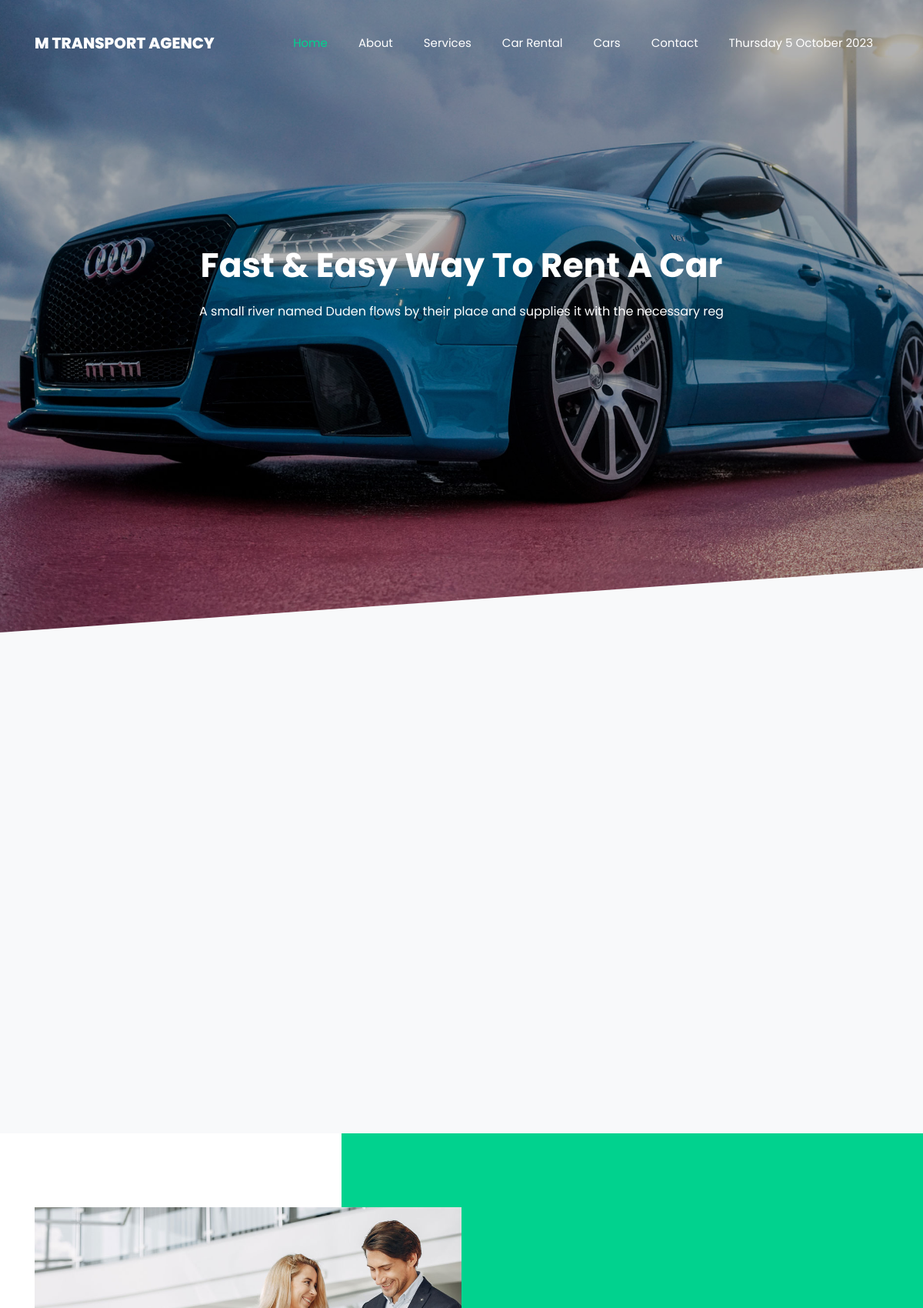
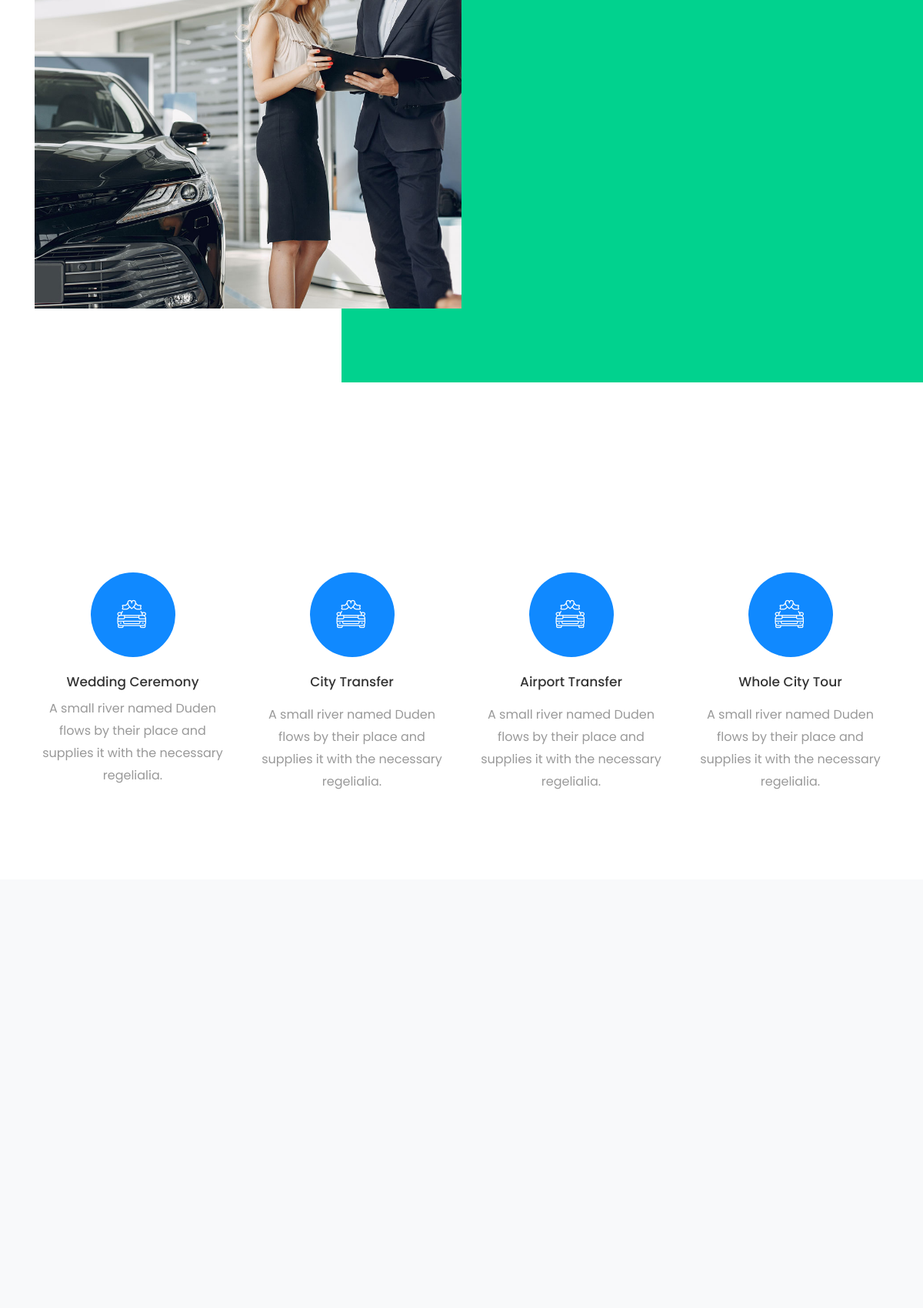
The page / (upper part) on the database its author committed (2 pictures, top to bottom).
### tables this page shows
CREATE TABLE `sitesetting` (
  `id` int(11) NOT NULL,
  `logo` varchar(255) NOT NULL,
  `email` varchar(255) NOT NULL,
  `address` varchar(500) NOT NULL,
  `phone` varchar(266) NOT NULL,
  `name` varchar(122) NOT NULL,
  `whatsapp` varchar(266) NOT NULL,
  `imo` varchar(266) NOT NULL
);

CREATE TABLE `bannerimage` (
  `id` int(11) NOT NULL,
  `image` varchar(255) NOT NULL,
  `title` varchar(30) NOT NULL,
  `description` varchar(90) DEFAULT NULL,
  `assiognFor` varchar(15) NOT NULL
);

CREATE TABLE `aboutus` (
  `id` int(11) NOT NULL,
  `image` varchar(244) NOT NULL,
  `title` varchar(25) NOT NULL,
  `text` longtext NOT NULL
);

CREATE TABLE `services` (
  `id` int(11) NOT NULL,
  `title` varchar(21) NOT NULL,
  `shortDesctiption` varchar(300) NOT NULL
);

### index.php (called while the page is built, shortened)
    <?php include 'header.php'?>
   <?php include 'topBanner.php'?>
    <?php include 'buyCars.php'?>
    <?php include 'aboutUs.php'?>
		<?php include 'service.php'?>
    <?php include 'testimonial.php'?>
<?php include 'footer.php'?>

### service.php (the view, shortened to what this page needs)
<section class="ftco-section">
			<div class="container">
				<div class="row justify-content-center mb-5">
        </div>
				<div class="row">
				<?php
                            $sql = "SELECT * FROM services ORDER BY id ASC";
                            $result = $conn->query($sql);
                            if ($result->num_rows > 0) {
                                while ($row = $result->fetch_assoc()) {
                            ?>
					<div class="col-md-3">
						<div class="services services-2 w-100 text-center">
            	<div class="icon d-flex align-items-center justify-content-center"><span class="flaticon-wedding-car"></span></div>
            	<div class="text w-100">
                <h3 class="heading mb-2"><?php echo $row['title']?></h3>
                <p><?php echo $row['shortDesctiption']?></p>
              </div>
            </div>
					</div>
					<?php }}?>
				</div>
			</div>
	</section>

### header.php (shortened to what this page needs)
<?php include 'config.php';
$sql = "SELECT * FROM sitesetting ORDER BY id ASC";
$result = $conn->query($sql);
if ($result->num_rows > 0) {
    while ($row = $result->fetch_assoc()) {
     $name=$row['name'];
    }}
?>
<!DOCTYPE html>
<html lang="en">
  <head>
    <link rel="stylesheet" href="css/open-iconic-bootstrap.min.css">
    <link rel="stylesheet" href="css/animate.css">
    <link rel="stylesheet" href="css/owl.carousel.min.css">
    <link rel="stylesheet" href="css/owl.theme.default.min.css">
    <link rel="stylesheet" href="css/magnific-popup.css">
    <link rel="stylesheet" href="css/aos.css">
    <link rel="stylesheet" href="css/ionicons.min.css">
    <link rel="stylesheet" href="css/bootstrap-datepicker.css">
    <link rel="stylesheet" href="css/jquery.timepicker.css">
    <link rel="stylesheet" href="css/flaticon.css">
    <link rel="stylesheet" href="css/icomoon.css">
    <link rel="stylesheet" href="css/style.css">
    <link rel="stylesheet" href="https://cdnjs.cloudflare.com/ajax/libs/font-awesome/6.4.2/css/all.min.css" />
  </head>
  <body>
	  <nav class="navbar navbar-expand-lg navbar-dark ftco_navbar bg-dark ftco-navbar-light" id="ftco-navbar">
	    <div class="container">
	      <a class="navbar-brand" href="index.html"><?php echo $name  ?></a>
	      <div class="collapse navbar-collapse" id="ftco-nav">
	        <ul class="navbar-nav ml-auto">
	          <li class="nav-item <?php echo basename($_SERVER['PHP_SELF']) == 'index.php' ? 'active' : ''; ?>" >
              <a href="index.php" class="nav-link">Home</a>
            </li>
	          <li class="nav-item <?php echo basename($_SERVER['PHP_SELF']) == 'about.php' ? 'active' : ''; ?>">
              <a href="about.php" class="nav-link">About</a>
            </li>
	          <li class="nav-item <?php echo basename($_SERVER['PHP_SELF']) == 'services.php' ? 'active' : ''; ?>">
              <a href="services.php" class="nav-link">Services</a>
            </li>
	          <li class="nav-item <?php echo basename($_SERVER['PHP_SELF']) == 'pricing.php' ? 'active' : ''; ?>">
              <a href="pricing.php" class="nav-link">Car Rental</a>
            </li>
	          <li class="nav-item <?php echo basename($_SERVER['PHP_SELF']) == 'car.php' ? 'active' : ''; ?>">
              <a href="car.php" class="nav-link">Cars</a>
            </li>
	          <li class="nav-item <?php echo basename($_SERVER['PHP_SELF']) == 'contact.php' ? 'active' : ''; ?>">
              <a href="contact.php" class="nav-link">Contact</a>
            </li>
            <li class="nav-item"><a href="#!" class="nav-link"><?php echo  date("l j  F Y") ?></a></li>
	        </ul>
	      </div>
	    </div>
	  </nav>

### topBanner.php (shortened to what this page needs)
<?php
                            $sql = "SELECT * FROM bannerimage where assiognFor='Home'";
                            $result = $conn->query($sql);
                            if ($result->num_rows > 0) {
                                while ($row = $result->fetch_assoc()) {
                            ?>
<div class="hero-wrap ftco-degree-bg" style="background-image: url('admin/assets/bannerImage/<?php echo $row['image']?>');" data-stellar-background-ratio="0.5">
      <div class="overlay"></div>
      <div class="container">
        <div class="row no-gutters slider-text justify-content-start align-items-center justify-content-center">
          <div class="col-lg-8 ftco-animate">
          	<div class="text w-100 text-center mb-md-5 pb-md-5">
	            <h1 class="mb-4"><?php echo $row['title']?></h1>
	            <p style="font-size: 18px;"><?php echo $row['description']?></p>
            </div>
          </div>
        </div>
      </div>
    </div>
    <?php }}?>

### buyCars.php (shortened to what this page needs)
<section class="ftco-section ftco-no-pt bg-light">
    	<div class="container">
    		<div class="row justify-content-center">
        </div>
    		<div class="row">
    			<div class="col-md-12">
    				<div class="carousel-car owl-carousel">
			<?php
                            $sql = "SELECT * FROM  vehicle where featured='on' order by id DESC";
                            $result = $conn->query($sql);
                            if ($result->num_rows > 0) {
                                while ($row = $result->fetch_assoc()) {
                            ?>
    					<div class="item">
    					</div>
    				<?php }}?>
    				</div>
    			</div>
    		</div>
    	</div>
    </section>

### aboutUs.php (shortened to what this page needs)
<?php
$sql = "SELECT * FROM aboutus ORDER BY id ASC";
$result = $conn->query($sql);
if ($result->num_rows > 0) {
	while ($row = $result->fetch_assoc()) {
?>
<section class="ftco-section ftco-about">
			<div class="container">
				<div class="row no-gutters">
					<div class="col-md-6 p-md-5 img img-2 d-flex justify-content-center align-items-center" style="background-image: url(admin/assets/about/<?php echo $row['image']?>);">
					</div>
				</div>
			</div>
		</section>
	<?php }}?>

### testimonial.php (shortened to what this page needs)
<section class="ftco-section testimony-section bg-light">
      <div class="container">
        <div class="row justify-content-center mb-5">
        </div>
      </div>
    </section>

### footer.php (shortened to what this page needs)
  </body>
</html>

### rows shown on the page
sitesetting: name "M TRANSPORT AGENCY"
bannerimage: image (picture), title "Fast & Easy Way To Rent A Car", description "A small river named Duden flows by their place and supplies it with the necessary reg"
aboutus: image (picture)
services: title "Wedding Ceremony", shortDesctiption "A small river named Duden flows by their place and supplies it with the necessary regelialia."
services: title "City Transfer", shortDesctiption "A small river named Duden flows by their place and supplies it with the necessary regelialia."
services: title "Airport Transfer", shortDesctiption "A small river named Duden flows by their place and supplies it with the necessary regelialia."
services: title "Whole City Tour", shortDesctiption "A small river named Duden flows by their place and supplies it with the necessary regelialia."
